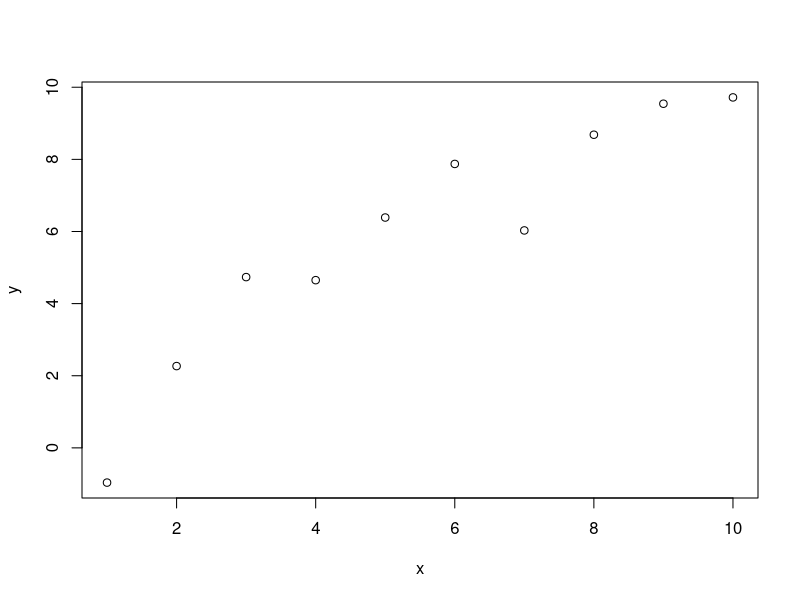

This figure's R source:
## ---- chunk 1
height <- c(60, 62, 71, 69, 72, 61, 61, 65)
mean(height)
## ---- chunk 2
x <- c(1,2,3,4,5,6,7,8,9,10)
y <- rnorm(10, mean=x)
plot(x,y)
